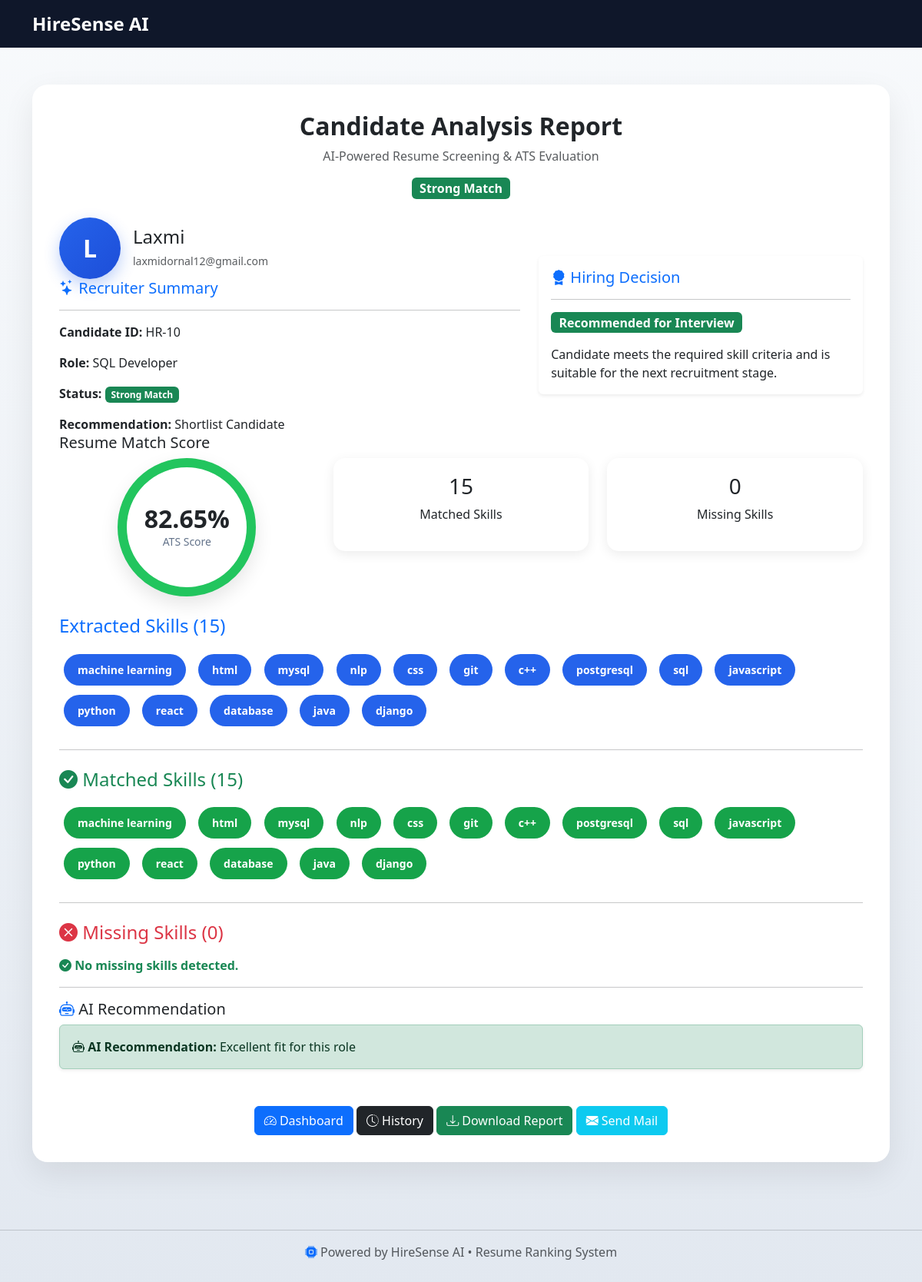
The page /view/10 (signed in) on the database its author committed.
### models.py (models this page shows)
class Resume(db.Model):
    id = db.Column(db.Integer, primary_key=True)
    user_id = db.Column(db.Integer)
    score = db.Column(db.Float)
    status = db.Column(db.String(50))
    filename = db.Column(db.String(200))   # ✅ NEW
    role = db.Column(db.String(100))       # ✅ NEW
    created_at = db.Column(db.DateTime, default=db.func.now())  # ✅ NEW
    skills = db.Column(db.Text)    # ✅ NEW (store skills as string)
    email = db.Column(db.String(120))
    feedback = db.Column(db.Text)

### app.py (the view)
@app.route("/view/<int:id>")
def view(id):
    if "user_id" not in session:
        return redirect("/login")
    resume = Resume.query.get(id)
    if not resume:
        return "No record found"
    skills = resume.skills.split(",") if resume.skills else []
    return render_template(
    "result.html",
    candidate_name=session.get("user_name"),
    id=resume.id,
    status=resume.status,
    score=round(resume.score * 100, 2),
    email=resume.email,
    role=resume.role,
    skills=skills,
    matched=skills,
    missing=[],
    feedback=resume.feedback
)

### templates/result.html (shortened to what this page needs)
<!DOCTYPE html>
<html>
<head>
<link rel="stylesheet" href="https://cdn.jsdelivr.net/npm/bootstrap-icons@1.11.3/font/bootstrap-icons.min.css">
<link href="https://cdn.jsdelivr.net/npm/bootstrap@5.3.0/dist/css/bootstrap.min.css" rel="stylesheet">
</head>
<body>
<nav class="navbar">
    <div class="container">
        <span class="navbar-brand">
            HireSense AI
        </span>
    </div>
</nav>
<div class="container mt-5">
<div class="report-card">
<div class="text-center mb-4">
<h2 class="fw-bold">
    Candidate Analysis Report
</h2>
<p class="text-muted">
    AI-Powered Resume Screening & ATS Evaluation
</p>
    {% if status == "Strong Match" %}
        <span class="badge bg-success fs-6">
            Strong Match
        </span>
    {% elif status == "Moderate Match" %}
        <span class="badge bg-warning text-dark fs-6">
            Moderate Match
        </span>
    {% else %}
        <span class="badge bg-danger fs-6">
            Low Match
        </span>
    {% endif %}
</div>
<div class="row align-items-center">
    <div class="col-md-7">
        <div class="d-flex align-items-center">
            <div class="avatar-circle">
                {{ candidate_name[0]|upper if candidate_name else 'L' }}
            </div>
            <div class="ms-3">
                <h4 class="mb-1">{{ candidate_name }}</h4>
                <small class="text-muted">{{ email }}</small>
            </div>
        </div>
       <h5 class="text-primary">
    <i class="bi bi-stars"></i>
    Recruiter Summary
</h5>
<hr>
<p>
    <strong>Candidate ID:</strong>
    HR-{{ id }}
</p>
<p>
    <strong>Role:</strong>
    {{ role }}
</p>
<p>
    <strong>Status:</strong>
    {% if status=="Strong Match" %}
        <span class="badge bg-success">
            Strong Match
        </span>
    {% elif status=="Moderate Match" %}
        <span class="badge bg-warning text-dark">
            Moderate Match
        </span>
    {% else %}
        <span class="badge bg-danger">
            Low Match
        </span>
    {% endif %}
</p>
<p class="mb-0">
    <strong>Recommendation:</strong>
    Shortlist Candidate
</p>
    </div>
    <div class="col-md-5">
    <div class="card border-0 shadow-sm">
        <div class="card-body">
            <h5 class="text-primary">
                <i class="bi bi-award-fill"></i>
                Hiring Decision
            </h5>
            <hr>
            {% if score >= 75 %}
                <span class="badge bg-success fs-6">
                    Recommended for Interview
                </span>
                <p class="mt-3 mb-0">
                    Candidate meets the required skill criteria and is suitable for the next recruitment stage.
                </p>
            {% endif %}
        </div>
    </div>
</div>
</div>
<h5>Resume Match Score</h5>
<div class="row mb-4">
    <div class="col-md-4">
    <div class="score-circle">
        <h2>{{ score }}%</h2>
        <small>ATS Score</small>
    </div>
</div>
    <div class="col-md-4">
        <div class="stat-card">
            <h3>{{ matched|length }}</h3>
            <p>Matched Skills</p>
        </div>
    </div>
    <div class="col-md-4">
        <div class="stat-card">
            <h3>{{ missing|length }}</h3>
            <p>Missing Skills</p>
        </div>
    </div>
</div>
<div class="mt-4">
<h4 class="text-primary mb-3">
    Extracted Skills ({{ skills|length }})
</h4>
{% for skill in skills %}
    <span class="skill-chip allskills">
        {{ skill }}
    </span>
{% endfor %}
<hr class="my-4">
<h4 class="text-success mb-3">
    <i class="bi bi-check-circle-fill"></i>
    Matched Skills ({{ matched|length }})
</h4>
{% if matched %}
    {% for skill in matched %}
        <span class="skill-chip matched">
            {{ skill }}
        </span>
    {% endfor %}
{% else %}
    <p class="text-muted">No matched skills found.</p>
{% endif %}
<hr class="my-4">
<h4 class="text-danger mb-3">
    <i class="bi bi-x-circle-fill"></i>
    Missing Skills ({{ missing|length }})
</h4>
{% if missing %}
    {% for skill in missing %}
        <span class="skill-chip missing">
            {{ skill }}
        </span>
    {% endfor %}
{% else %}
    <p class="text-success fw-bold">
        <i class="bi bi-check-circle-fill"></i>
        No missing skills detected.
    </p>
{% endif %}
</div>
<hr>
<h5>
    <i class="bi bi-robot text-primary"></i>
    AI Recommendation
</h5>
<div class="alert alert-success shadow-sm">
    <i class="bi bi-robot"></i>
    <strong>AI Recommendation:</strong>
    {{ feedback }}
</div>
<div class="text-center mt-5">
  <a href="/dashboard" class="btn btn-primary">
    <i class="bi bi-speedometer2"></i> Dashboard
</a>
<a href="/history" class="btn btn-dark">
    <i class="bi bi-clock-history"></i> History
</a>
<a href="/download_pdf/{{ id }}" class="btn btn-success">
    <i class="bi bi-download"></i> Download Report
</a>
<a href="/send_mail/{{ id }}" class="btn btn-info text-white">
    <i class="bi bi-envelope-fill"></i> Send Mail
</a>
</div>
</div>
</div>
<footer class="mt-5 py-4 text-center text-muted">
    <hr>
    <p>
        <i class="bi bi-cpu-fill text-primary"></i>
        Powered by HireSense AI • Resume Ranking System
    </p>
</footer>
</body>
</html>

### templates/result.html (style rules this page uses)
body { background:linear-gradient( to bottom, #f8fafc, #e2e8f0 ); }
.navbar { background:#0f172a; }
.navbar-brand { color:white !important; font-weight:700; font-size:24px; }
.report-card { background:white; border-radius:20px; padding:30px; box-shadow:0 10px 30px rgba(0,0,0,.1); }
.stat-card { background:white; border-radius:15px; padding:20px; text-align:center; box-shadow:0 4px 15px rgba(0,0,0,.08); }
.skill-chip { display:inline-block; padding:8px 14px; border-radius:20px; margin:5px; color:white; font-size:14px; }
.matched { background:#16a34a; }
.allskills { background:#2563eb; }
.skill-chip { display:inline-block; padding:10px 18px; border-radius:25px; margin:6px; color:white; font-size:14px; font-weight:600; transition:all .3s ease; }
.report-card { background:white; border-radius:20px; padding:35px; box-shadow:0 15px 40px rgba(0,0,0,.08); }
.avatar-circle { width:80px; height:80px; border-radius:50%; background:linear-gradient(135deg,#2563eb,#1d4ed8); color:white; display:flex; justify-content:center; align-items:center; font-size:32px; font-weight:bold; box-shadow:0 8px 20px rgba(37,99,235,.3); }
.score-circle { width:180px; height:180px; margin:auto; border-radius:50%; border:12px solid #22c55e; display:flex; flex-direction:column; justify-content:center; align-items:center; background:white; box-shadow:0 10px 25px rgba(0,0,0,.1); }
.score-circle h2 { font-weight:700; margin:0; }
.score-circle small { color:#64748b; }

### rows shown on the page
Resume: email "laxmidornal12@gmail.com", role "SQL Developer", feedback "Excellent fit for this role"

### other values the page prints
{{ candidate_name[0]|upper if candidate_name else 'L' }} "L"
{{ candidate_name }} "Laxmi"
{{ id }} "10"
{{ score }} "82.65"
{{ matched|length }} "15"
{{ missing|length }} "0"
{{ skills|length }} "15"
{{ skill }} "machine learning" "html" "mysql" "nlp" "css" "git" "c++" "postgresql" "sql" "javascript" "python" "react" "database" "java" "django"
